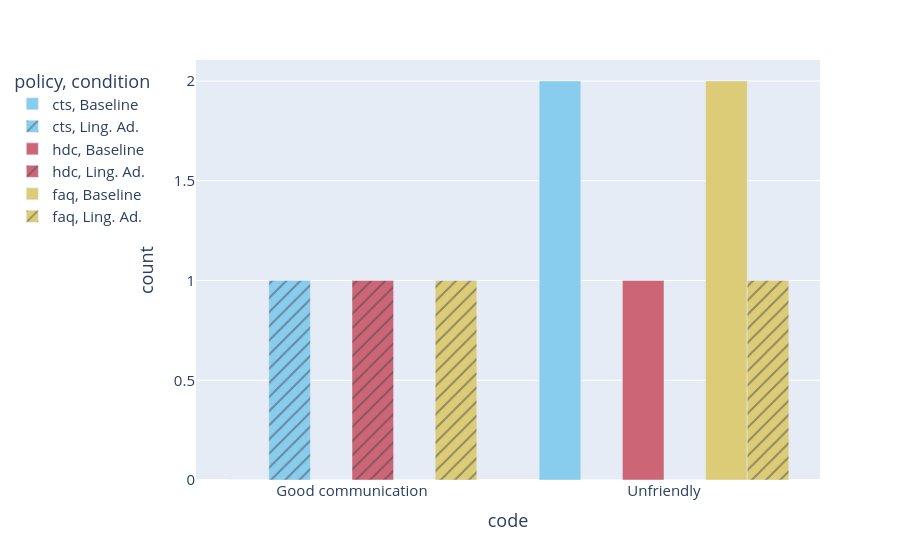

Source (notebook cell):
### Code cell
data = pd.concat([mental_models_data[mental_models_data["code"] == "Good communication"],
                 mental_models_data[mental_models_data["code"] == "Unfriendly"]])

fig = px.bar(data, x="code", y="count", color="policy", pattern_shape='condition', barmode="group", color_discrete_sequence=px.colors.qualitative.Safe)
fig.update_layout(legend=dict(
    yanchor="top",
    y=0.99,
    xanchor="right",
    x=-0.07,
    font=dict(size=15)
),
font=dict(size=15))

fig.show()

### Figure 1 — Plotly figure (JSON) as saved in the notebook; plotly's stock layout.template omitted (floating-point values rounded to 4 significant figures)
{"data": [{"alignmentgroup": "True", "hovertemplate": "policy=cts<br>condition=Baseline<br>code=%{x}<br>count=%{y}<extra></extra>", "legendgroup": "cts, Baseline", "marker": {"color": "rgb(136, 204, 238)", "pattern": {"shape": ""}}, "name": "cts, Baseline", "offsetgroup": "cts, Baseline", "orientation": "v", "showlegend": true, "textposition": "auto", "type": "bar", "x": ["Good communication", "Unfriendly"], "xaxis": "x", "y": [0, 2], "yaxis": "y"}, {"alignmentgroup": "True", "hovertemplate": "policy=cts<br>condition=Ling. Ad.<br>code=%{x}<br>count=%{y}<extra></extra>", "legendgroup": "cts, Ling. Ad.", "marker": {"color": "rgb(136, 204, 238)", "pattern": {"shape": "/"}}, "name": "cts, Ling. Ad.", "offsetgroup": "cts, Ling. Ad.", "orientation": "v", "showlegend": true, "textposition": "auto", "type": "bar", "x": ["Good communication", "Unfriendly"], "xaxis": "x", "y": [1, 0], "yaxis": "y"}, {"alignmentgroup": "True", "hovertemplate": "policy=hdc<br>condition=Baseline<br>code=%{x}<br>count=%{y}<extra></extra>", "legendgroup": "hdc, Baseline", "marker": {"color": "rgb(204, 102, 119)", "pattern": {"shape": ""}}, "name": "hdc, Baseline", "offsetgroup": "hdc, Baseline", "orientation": "v", "showlegend": true, "textposition": "auto", "type": "bar", "x": ["Good communication", "Unfriendly"], "xaxis": "x", "y": [0, 1], "yaxis": "y"}, {"alignmentgroup": "True", "hovertemplate": "policy=hdc<br>condition=Ling. Ad.<br>code=%{x}<br>count=%{y}<extra></extra>", "legendgroup": "hdc, Ling. Ad.", "marker": {"color": "rgb(204, 102, 119)", "pattern": {"shape": "/"}}, "name": "hdc, Ling. Ad.", "offsetgroup": "hdc, Ling. Ad.", "orientation": "v", "showlegend": true, "textposition": "auto", "type": "bar", "x": ["Good communication", "Unfriendly"], "xaxis": "x", "y": [1, 0], "yaxis": "y"}, {"alignmentgroup": "True", "hovertemplate": "policy=faq<br>condition=Baseline<br>code=%{x}<br>count=%{y}<extra></extra>", "legendgroup": "faq, Baseline", "marker": {"color": "rgb(221, 204, 119)", "pattern": {"shape": ""}}, "name": "faq, Baseline", "offsetgroup": "faq, Baseline", "orientation": "v", "showlegend": true, "textposition": "auto", "type": "bar", "x": ["Good communication", "Unfriendly"], "xaxis": "x", "y": [0, 2], "yaxis": "y"}, {"alignmentgroup": "True", "hovertemplate": "policy=faq<br>condition=Ling. Ad.<br>code=%{x}<br>count=%{y}<extra></extra>", "legendgroup": "faq, Ling. Ad.", "marker": {"color": "rgb(221, 204, 119)", "pattern": {"shape": "/"}}, "name": "faq, Ling. Ad.", "offsetgroup": "faq, Ling. Ad.", "orientation": "v", "showlegend": true, "textposition": "auto", "type": "bar", "x": ["Good communication", "Unfriendly"], "xaxis": "x", "y": [1, 1], "yaxis": "y"}], "layout": {"barmode": "group", "font": {"size": 15}, "legend": {"font": {"size": 15}, "title": {"text": "policy, condition"}, "tracegroupgap": 0, "x": -0.07, "xanchor": "right", "y": 0.99, "yanchor": "top"}, "margin": {"t": 60}, "xaxis": {"anchor": "y", "domain": [0, 1], "title": {"text": "code"}}, "yaxis": {"anchor": "x", "domain": [0, 1], "title": {"text": "count"}}}}
